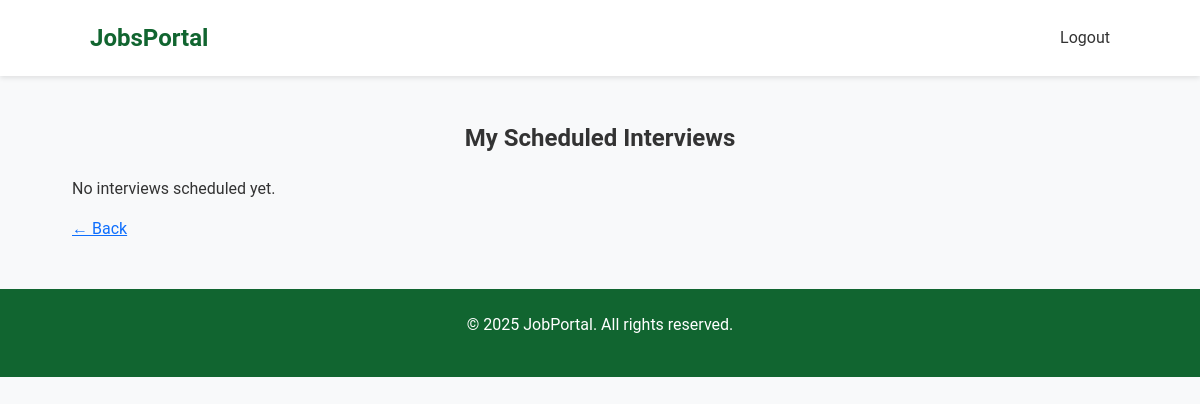
The page /my-interviews/ (signed in) on the database as committed earlier.
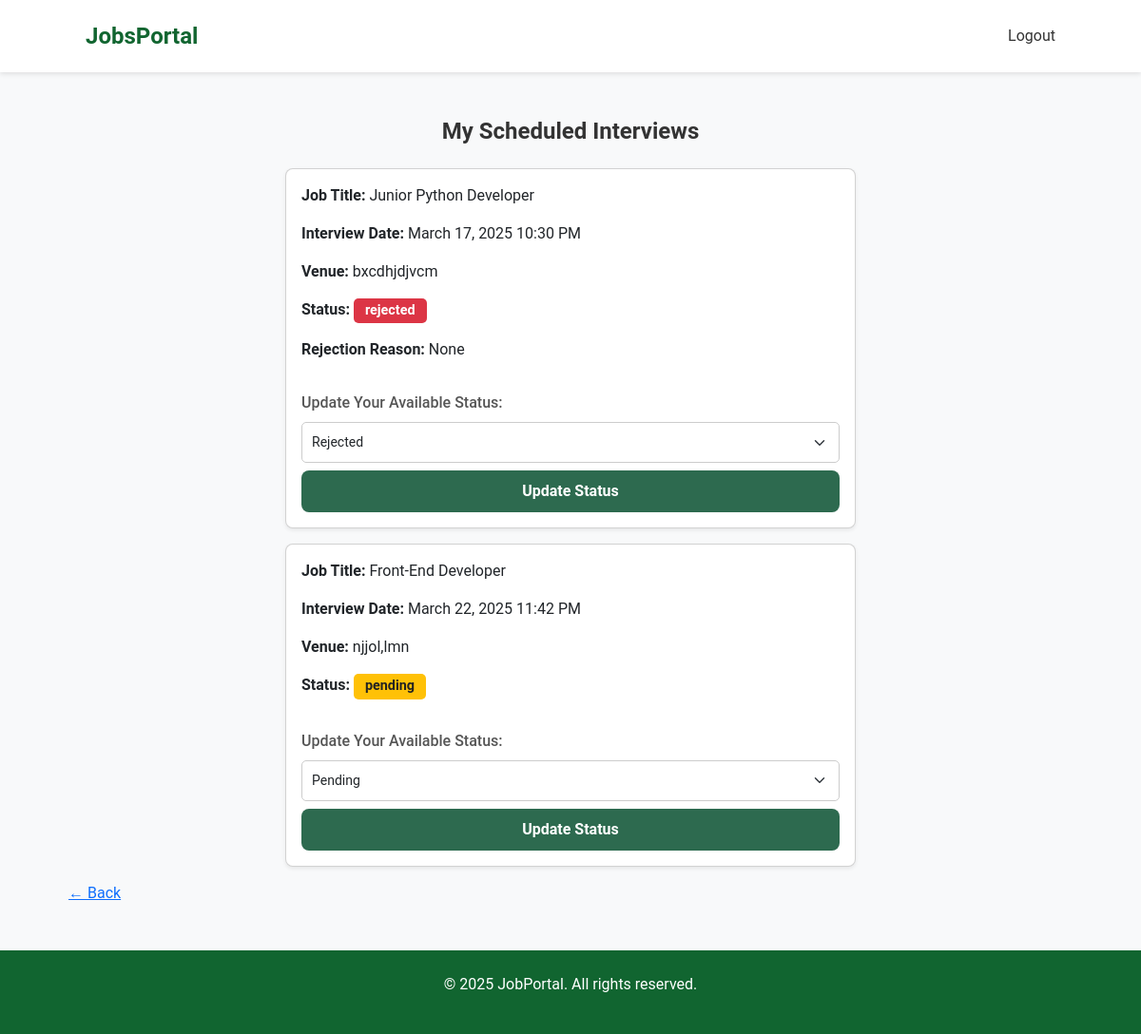
The same page on the database as committed later.
### jobs/models.py (models this page shows, shortened)
class Interview(models.Model):
    STATUS_CHOICES = [
        ("pending", "Pending"),
        ("accepted", "Accepted"),
        ("rejected", "Rejected"),
    ]
    application = models.OneToOneField('Application', on_delete=models.CASCADE)  # Link to application
    interviewer = models.ForeignKey(User, on_delete=models.CASCADE)  # Employer conducting the interview
    interview_date = models.DateTimeField(null=True,blank=True)  # Date and time of interview
    venue = models.CharField(max_length=255)  # Interview venue
    status = models.CharField(max_length=20, choices=[('Scheduled', 'Scheduled'), ('Completed', 'Completed')], default='Scheduled')
    invitation_status = models.CharField(max_length=10, choices=STATUS_CHOICES, default="pending")
    rejection_reason = models.TextField(blank=True, null=True)  # Store rejection reason

class Application(models.Model):
    STATUS_CHOICES = [
        ('pending', 'Pending'),
        ('selected', 'Selected'),
        ('rejected', 'Rejected'),
    ]
    job = models.ForeignKey(Job, on_delete=models.CASCADE)
    job_seeker = models.ForeignKey(User, on_delete=models.CASCADE, limit_choices_to={'user_type': 'job_seeker'})
    applicant_fullname = models.CharField(max_length=255 , blank=True,null=True)
    qualification = models.CharField(max_length=100, default="Bachelor")
    experience = models.TextField(default="Fresher")
    profile_photo = models.ImageField(upload_to='profile_photos/', blank=True, null=True)
    skills = models.TextField(blank=True,null=True)
    email = models.EmailField(blank=True,null=True)
    phone = models.CharField(max_length=15,blank=True,null=True)
    cover_letter = models.FileField(upload_to='cover_letters/', blank=True, null=True)
    applied_at = models.DateTimeField(auto_now_add=True)
    status = models.CharField(max_length=10, choices=STATUS_CHOICES, default='pending')

class Job(models.Model):
    employer = models.ForeignKey(User, on_delete=models.CASCADE, limit_choices_to={'user_type': 'employer'})
    company_name = models.CharField(max_length=255, blank=True, null=True)
    company_website = models.URLField(blank=True, null=True)
    job_title = models.CharField(max_length=200,null=True,blank=True)
    description = models.TextField()
    required_skills = models.TextField(blank=True, null=True)
    location = models.CharField(max_length=100)
    salary_range = models.CharField(max_length=100,null=True,blank=True)
    category = models.ForeignKey(JobCategory, on_delete=models.SET_NULL, null=True, blank=True)
    job_type = models.ForeignKey(JobType, on_delete=models.SET_NULL, null=True, blank=True)
    minimum_qualification = models.CharField(max_length=100, default="Bachelor")
    experience_level = models.CharField(max_length=100,default="Fresher")
    application_deadline = models.DateField(null=True,blank=True)
    posted_at = models.DateTimeField(auto_now_add=True)

### jobs/views.py (the view, shortened to what this page needs)
# urls.py: path('my-interviews/', my_interviews, name='my_interviews'),
@login_required
def my_interviews(request):
    interviews = Interview.objects.filter(application__job_seeker=request.user)
    return render(request, "my_interview.html", {"interviews": interviews})

### jobs/templates/my_interview.html (shortened to what this page needs)
{% extends 'base.html' %}
{% load static %}
{% block content %}
<h2 class="mb-4">My Scheduled Interviews</h2>
{% for interview in interviews %}
    <div class="card shadow-sm p-3 mb-3">
        <p><strong>Job Title:</strong> {{ interview.application.job.job_title }}</p>
        <p><strong>Interview Date:</strong> {{ interview.interview_date|date:"F d, Y g:i A" }}</p>
        <p><strong>Venue:</strong> {{ interview.venue }}</p>
        <p>
            <strong>Status:</strong>
            <span class="badge
                {% if interview.invitation_status == 'pending' %} bg-warning
                {% elif interview.invitation_status == 'accepted' %} bg-success
                {% elif interview.invitation_status == 'rejected' %} bg-danger {% endif %}">
                {{ interview.invitation_status }}
            </span>
        </p>
        {% if interview.invitation_status == "rejected" and interview.rejection_reason %}
            <p><strong>Rejection Reason:</strong> {{ interview.rejection_reason }}</p>
        {% endif %}
        <form method="post" class="mt-3">
            <div class="mb-2">
                <label for="status_{{ interview.id }}" class="form-label">Update Your Available Status:</label>
                <select name="status" id="status_{{ interview.id }}" class="form-select" onchange="toggleRejectionReason({{ interview.id }})">
                    <option value="pending" {% if interview.invitation_status == "pending" %}selected{% endif %}>Pending</option>
                    <option value="rejected" {% if interview.invitation_status == "rejected" %}selected{% endif %}>Rejected</option>
                </select>
            </div>
            <button type="submit" class="btn btn-primary">Update Status</button>
        </form>
    </div>
{% empty %}
    <p>No interviews scheduled yet.</p>
{% endfor %}
<a href="/alljobs/" class="custom-back-btn">← Back</a>
{% endblock %}

Rows that differ between the two databases and show on the page:
added Interview: application.job.job_title "Junior Python Developer", interview_date "March 17, 2025 10:30 PM", venue "bxcdhjdjvcm", invitation_status "rejected", rejection_reason "None", status "Rejected"
added Interview: application.job.job_title "Front-End Developer", interview_date "March 22, 2025 11:42 PM", venue "njjol,lmn", invitation_status "pending", status "Pending"
Other text that changed with them:
text no longer shown: "No interviews scheduled yet."
